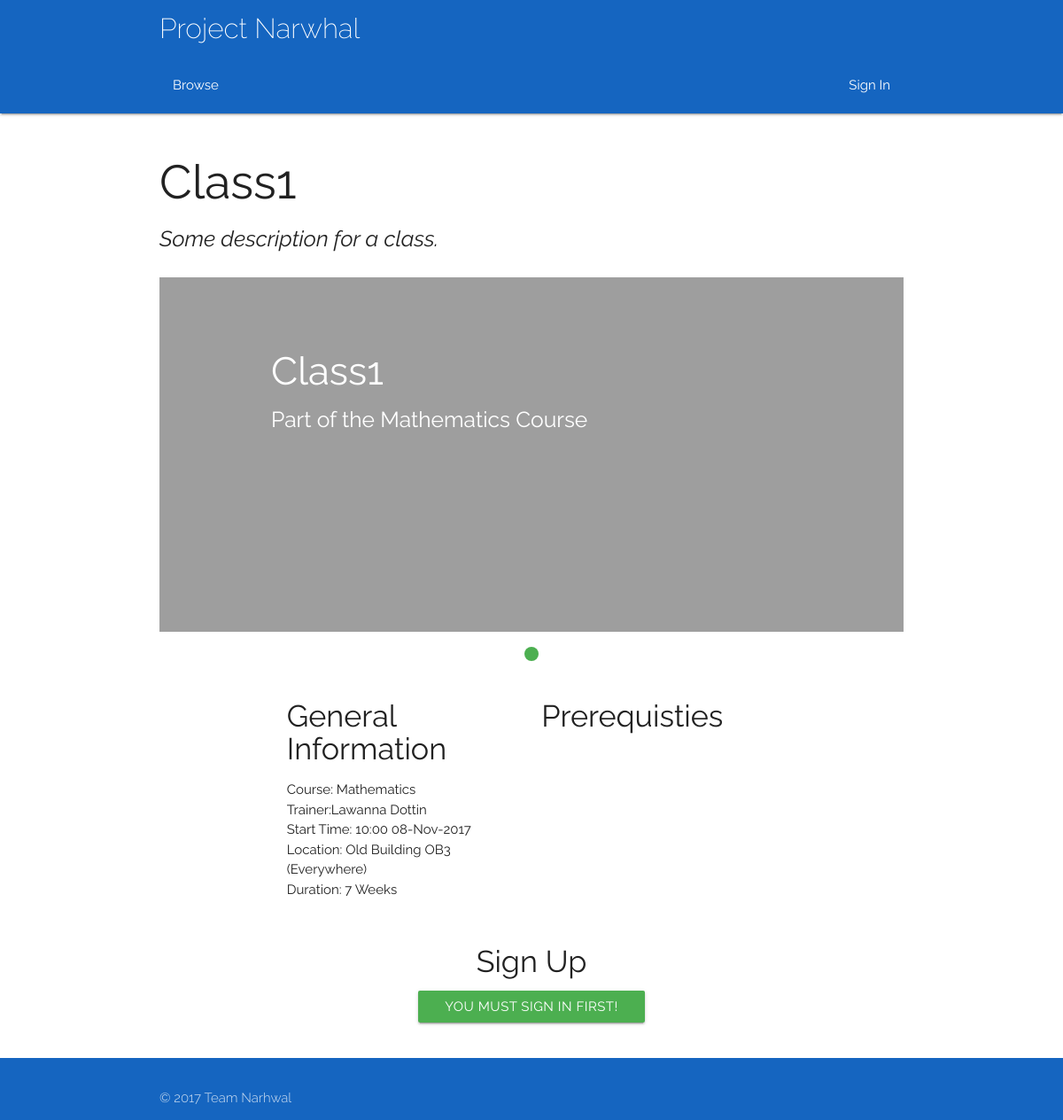
The page /browse/classes/class/1 on the database its author committed.
### app/models.py (models this page shows, shortened)
class Class(db.Model):
	__tablename__ = 'Class'
	classID = db.Column(db.Integer, primary_key = True)
	coursePoint = db.Column(db.Integer, db.ForeignKey('Course.courseID'))
	course = db.relationship("Course", foreign_keys = [coursePoint])
	courseID = db.Column(db.Integer)
	title = db.Column(db.String(100))
	description = db.Column(db.String(100))
	capacity = db.Column(db.Integer)
	startDate = db.Column(db.DateTime)
	duration = db.Column(db.Integer)
	endDate = db.Column(db.DateTime)
	reqFac = db.Column(db.String(100), default = 'None')
	preTrain = relationship("Class")
	parent_id = Column(db.Integer, ForeignKey('Class.classID'))
	locationPoint = db.Column(db.Integer, db.ForeignKey('Room.roomID'))
	location = db.relationship("Room", foreign_keys = [locationPoint])
	trainerPoint = db.Column(db.Integer, db.ForeignKey('Trainer.trainerID'))
	trainer = db.relationship("Trainer", foreign_keys = [trainerPoint])
	attendanceList = db.relationship('Delegate', secondary = association_table)
	waitList = db.relationship('Delegate', secondary = waiting_table)

class Course(db.Model):
	__tablename__ = 'Course'
	courseID = db.Column(db.Integer, primary_key = True)
	title = db.Column(db.String(100))
	description = db.Column(db.String(100))

class User(db.Model):
	__tablename__ = 'User'
	userID = db.Column(db.Integer, primary_key = True)
	name = db.Column(db.String(100))
	username = db.Column(db.String(100))
	email = db.Column(db.String(100))
	password = db.Column(db.String(100))
	type = db.Column(db.String(100))
	__mapper_args__ = {
		'polymorphic_identity': 'base',
		'polymorphic_on': type
	}

class Room(db.Model):
	__tablename__ = 'Room'
	roomID = db.Column(db.Integer, primary_key = True)
	capacity = db.Column(db.Integer)
	roomType = db.Column(db.String(100))
	roomCode = db.Column(db.String(100))
	building = db.Column(db.String(100))
	location = db.Column(db.String(100))
	facilities = db.Column(db.String(100))
	picURL = db.Column(db.String(100))
	accessRating = db.Column(db.String(100))

### app/views.py (the view)
@app.route('/browse/classes/class/<id>')
def viewClassDetails(id):
    classID = id
    current_class = classes(classID=classID)
    classSize = classAttendenceLen(current_class)
    if current_user.is_authenticated:
        if current_user.type == 'Delegate':
            clash = noTimeTableClash(current_user, current_class)
            userQualify = meetsRequirements(current_user, current_class)
        else:
            userQualify = False
            clash = "NA"
    else:
        userQualify = "Sign"
        clash = "NA"
    return render_template('viewClass.html', title="Course", current_class=current_class, classSize=classSize, userQualify=userQualify, clash = clash)

### queries.py (called while the page is built)
def listConvert(x):
    if(x.count() == 1):
        x = x[0]
        return x
    else:
        y = []
    for i in x:
        y.append(i)
    return y

def classes(**kwargs):
    q = models.Class.query.filter_by(**kwargs)
    q = listConvert(q)
    return q

def delegates(**kwargs):
    q = models.Delegate.query.filter_by(**kwargs)
    q = listConvert(q)
    return q

def classAttendence(thisClass):
    dels = delegates()
    at = []
    for i in dels:
        for g in i.classList:
            if g.classID == thisClass.classID:
                at.append(g)
    return at

def classAttendenceLen(thisClass):
    return len(classAttendence(thisClass))

### app/templates/viewClass.html (shortened to what this page needs)
{% extends "base.html" %} {% block content %}
<div class="container">
    <div class="row">
        <div class="col s12">
        </div>
    </div>
    <div class="row">
        <div class="col s12">
            <h2>{{current_class.title}}</h2>
            <h5><i>{{current_class.description}}</i></h5>
        </div>
    </div>
    <div class="row">
        <div class="col s12">
            <div class="slider">
                <ul class="slides">
                    <li>
                        <img src="{{current_class.location.picURL}}">
                        <div class="caption left-align">
                            <h3>{{current_class.title}}</h3>
                            <h5 class=" lightgrey-text text-lighten-3">Part of the {{current_class.course.title}} Course</h5>
                        </div>
                    </li>
                </ul>
            </div>
        </div>
    </div>
    <div class="row">
        <div class="col s12 l4 offset-l2">
            <h4>General Information</h4>
            <ul>
                <li>Course: {{current_class.course.title}}</li>
                <li>Trainer:{{current_class.trainer.name}}</li>
                <li>Start Time: {{current_class.startDate.strftime('%H:%M %d-%b-%Y') }}</li>
                <li>Location: {{current_class.location.building}} {{current_class.location.roomCode}} ({{current_class.location.location}})
                    <li>
                        <li>Duration: {{current_class.duration}} Weeks</li>
            </ul>
        </div>
        <div class="col s12 l4">
            <h4>Prerequisties</h4>
        </div>
    </div>
</div>
<div class="row">
    <div class="col s12">
        <h4 class="center-align">Sign Up</h4>
    </div>
    <div class="row">
        <div class="col s12 center-align">
            <a href="{%if userQualify == "Sign"%}/login{%else%}/signup/{{current_class.classID}}{%endif%}"
            class="waves-effect waves-light btn green {% if userQualify == False or clash == False%}disabled{% endif %}">
            {% if current_class.capacity == classSize %}Add to Waiting List{%elif userQualify == False %}Requirements Not Met
            {%elif userQualify == "Sign" %}You Must Sign In First!
            {%elif clash == False %}This Module Clashes With Your Timetable
            {%else%}Sign Up{% endif %}</a>
        </div>
    </div>
</div>
{% endblock %}

### app/static/css/style.css (style rules this page uses)
html { font-family: 'Raleway', sans-serif; }
.Site { display: flex; min-height: 100vh; flex-direction: column; }

### rows shown on the page
Class: title "Class1", description "Some description for a class.", startDate "10:00 08-Nov-2017", duration "7"
Course: course "Mathematics"
User: trainer.name "Lawanna Dottin"
Room: location.building "Old Building", location.roomCode "OB3", location.location "Everywhere"
